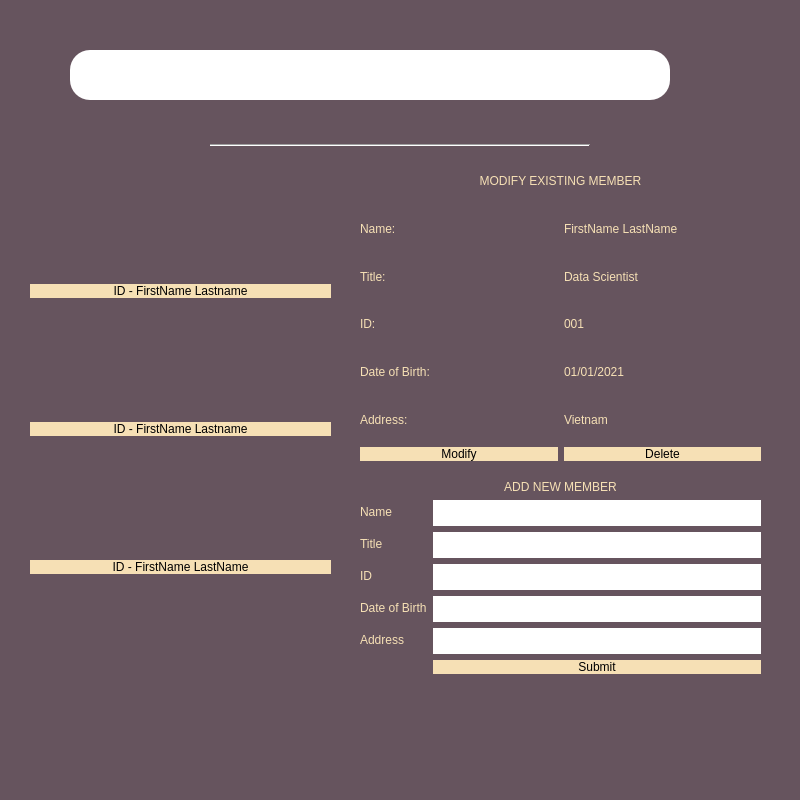
<?xml version="1.0" encoding="UTF-8"?>
<ui version="4.0">
 <class>MainWindow</class>
 <widget class="QMainWindow" name="MainWindow">
  <property name="geometry">
   <rect>
    <x>0</x>
    <y>0</y>
    <width>800</width>
    <height>800</height>
   </rect>
  </property>
  <property name="windowTitle">
   <string>MainWindow</string>
  </property>
  <widget class="QWidget" name="centralwidget">
   <widget class="QWidget" name="Background" native="true">
    <property name="geometry">
     <rect>
      <x>0</x>
      <y>0</y>
      <width>800</width>
      <height>800</height>
     </rect>
    </property>
    <property name="styleSheet">
     <string notr="true">QWidget #Background{
background-color:rgb(102, 84, 94)}
</string>
    </property>
    <widget class="QPushButton" name="goback_button">
     <property name="geometry">
      <rect>
       <x>720</x>
       <y>720</y>
       <width>50</width>
       <height>50</height>
      </rect>
     </property>
     <property name="autoFillBackground">
      <bool>false</bool>
     </property>
     <property name="styleSheet">
      <string notr="true">background-color:rgb(102, 84, 94);
border-radius: 20px;
</string>
     </property>
     <property name="text">
      <string/>
     </property>
     <property name="icon">
      <iconset>
       <normaloff>../Resource/logout.png</normaloff>../Resource/logout.png</iconset>
     </property>
     <property name="iconSize">
      <size>
       <width>50</width>
       <height>50</height>
      </size>
     </property>
     <property name="default">
      <bool>false</bool>
     </property>
    </widget>
    <widget class="QWidget" name="verticalLayoutWidget">
     <property name="geometry">
      <rect>
       <x>30</x>
       <y>160</y>
       <width>301</width>
       <height>541</height>
      </rect>
     </property>
     <layout class="QVBoxLayout" name="name_list">
      <property name="spacing">
       <number>0</number>
      </property>
      <item>
       <widget class="QPushButton" name="member_button">
        <property name="styleSheet">
         <string notr="true">border-radius: 20px;
background-color: rgb(246, 224, 181);
font: 75 18pt &quot;MS Shell Dlg 2&quot;;</string>
        </property>
        <property name="text">
         <string>ID - FirstName Lastname</string>
        </property>
       </widget>
      </item>
      <item>
       <widget class="QPushButton" name="member_button_2">
        <property name="styleSheet">
         <string notr="true">border-radius: 20px;
background-color: rgb(246, 224, 181);
font: 75 18pt &quot;MS Shell Dlg 2&quot;;</string>
        </property>
        <property name="text">
         <string>ID - FirstName Lastname</string>
        </property>
       </widget>
      </item>
      <item>
       <widget class="QPushButton" name="member_button_3">
        <property name="styleSheet">
         <string notr="true">border-radius: 20px;
background-color: rgb(246, 224, 181);
font: 75 18pt &quot;MS Shell Dlg 2&quot;;</string>
        </property>
        <property name="text">
         <string>ID - FirstName LastName</string>
        </property>
       </widget>
      </item>
     </layout>
    </widget>
    <widget class="QLineEdit" name="search">
     <property name="geometry">
      <rect>
       <x>70</x>
       <y>50</y>
       <width>600</width>
       <height>50</height>
      </rect>
     </property>
     <property name="styleSheet">
      <string notr="true">border-radius: 20px;
font-size: 20px;
color: black;</string>
     </property>
     <property name="text">
      <string/>
     </property>
    </widget>
    <widget class="Line" name="line">
     <property name="geometry">
      <rect>
       <x>210</x>
       <y>140</y>
       <width>380</width>
       <height>10</height>
      </rect>
     </property>
     <property name="styleSheet">
      <string notr="true"/>
     </property>
     <property name="orientation">
      <enum>Qt::Horizontal</enum>
     </property>
    </widget>
    <widget class="QPushButton" name="enter">
     <property name="geometry">
      <rect>
       <x>700</x>
       <y>50</y>
       <width>50</width>
       <height>50</height>
      </rect>
     </property>
     <property name="cursor">
      <cursorShape>ArrowCursor</cursorShape>
     </property>
     <property name="autoFillBackground">
      <bool>false</bool>
     </property>
     <property name="styleSheet">
      <string notr="true">background-color:rgb(102, 84, 94);
border-radius: 20px;
</string>
     </property>
     <property name="text">
      <string/>
     </property>
     <property name="icon">
      <iconset>
       <normaloff>E:/Tam/Programming/software/Message_Platform/client/desktop/GUI/Resource/default_avatar.png</normaloff>E:/Tam/Programming/software/Message_Platform/client/desktop/GUI/Resource/default_avatar.png</iconset>
     </property>
     <property name="iconSize">
      <size>
       <width>50</width>
       <height>50</height>
      </size>
     </property>
     <property name="default">
      <bool>false</bool>
     </property>
    </widget>
    <widget class="QWidget" name="verticalLayoutWidget_4">
     <property name="geometry">
      <rect>
       <x>360</x>
       <y>160</y>
       <width>401</width>
       <height>301</height>
      </rect>
     </property>
     <layout class="QVBoxLayout" name="modify_form">
      <item>
       <widget class="QLabel" name="form_name">
        <property name="styleSheet">
         <string notr="true">font: 75 20pt &quot;MS Shell Dlg 2&quot;; 
color: rgb(246, 224, 181);
text-align: right;</string>
        </property>
        <property name="text">
         <string>MODIFY EXISTING MEMBER</string>
        </property>
        <property name="alignment">
         <set>Qt::AlignCenter</set>
        </property>
       </widget>
      </item>
      <item>
       <layout class="QHBoxLayout" name="horizontalLayout_7">
        <item>
         <widget class="QLabel" name="name_label">
          <property name="styleSheet">
           <string notr="true">font: 75 20pt &quot;MS Shell Dlg 2&quot;; 
color: rgb(246, 224, 181);
text-align: right;</string>
          </property>
          <property name="text">
           <string>Name:</string>
          </property>
          <property name="alignment">
           <set>Qt::AlignLeading|Qt::AlignLeft|Qt::AlignVCenter</set>
          </property>
         </widget>
        </item>
        <item>
         <widget class="QLabel" name="name_field">
          <property name="styleSheet">
           <string notr="true">font: 75 20pt &quot;MS Shell Dlg 2&quot;; 
color: rgb(246, 224, 181);
text-align: right;</string>
          </property>
          <property name="text">
           <string>FirstName LastName</string>
          </property>
          <property name="alignment">
           <set>Qt::AlignLeading|Qt::AlignLeft|Qt::AlignVCenter</set>
          </property>
         </widget>
        </item>
       </layout>
      </item>
      <item>
       <layout class="QHBoxLayout" name="horizontalLayout_6">
        <item>
         <widget class="QLabel" name="title">
          <property name="styleSheet">
           <string notr="true">font: 75 20pt &quot;MS Shell Dlg 2&quot;; 
color: rgb(246, 224, 181);
text-align: right;</string>
          </property>
          <property name="text">
           <string>Title:</string>
          </property>
          <property name="alignment">
           <set>Qt::AlignLeading|Qt::AlignLeft|Qt::AlignVCenter</set>
          </property>
         </widget>
        </item>
        <item>
         <widget class="QLabel" name="title_field">
          <property name="styleSheet">
           <string notr="true">font: 75 20pt &quot;MS Shell Dlg 2&quot;; 
color: rgb(246, 224, 181);
text-align: right;</string>
          </property>
          <property name="text">
           <string>Data Scientist</string>
          </property>
          <property name="alignment">
           <set>Qt::AlignLeading|Qt::AlignLeft|Qt::AlignVCenter</set>
          </property>
         </widget>
        </item>
       </layout>
      </item>
      <item>
       <layout class="QHBoxLayout" name="horizontalLayout_5">
        <item>
         <widget class="QLabel" name="id">
          <property name="styleSheet">
           <string notr="true">font: 75 20pt &quot;MS Shell Dlg 2&quot;; 
color: rgb(246, 224, 181);
text-align: right;</string>
          </property>
          <property name="text">
           <string>ID:</string>
          </property>
          <property name="alignment">
           <set>Qt::AlignLeading|Qt::AlignLeft|Qt::AlignVCenter</set>
          </property>
         </widget>
        </item>
        <item>
         <widget class="QLabel" name="id_field">
          <property name="styleSheet">
           <string notr="true">font: 75 20pt &quot;MS Shell Dlg 2&quot;; 
color: rgb(246, 224, 181);
text-align: right;</string>
          </property>
          <property name="text">
           <string>001</string>
          </property>
          <property name="alignment">
           <set>Qt::AlignLeading|Qt::AlignLeft|Qt::AlignVCenter</set>
          </property>
         </widget>
        </item>
       </layout>
      </item>
      <item>
       <layout class="QHBoxLayout" name="horizontalLayout_3">
        <item>
         <widget class="QLabel" name="dob_label">
          <property name="styleSheet">
           <string notr="true">font: 75 20pt &quot;MS Shell Dlg 2&quot;; 
color: rgb(246, 224, 181);
text-align: right;</string>
          </property>
          <property name="text">
           <string>Date of Birth: </string>
          </property>
          <property name="alignment">
           <set>Qt::AlignLeading|Qt::AlignLeft|Qt::AlignVCenter</set>
          </property>
         </widget>
        </item>
        <item>
         <widget class="QLabel" name="dob_field">
          <property name="styleSheet">
           <string notr="true">font: 75 20pt &quot;MS Shell Dlg 2&quot;; 
color: rgb(246, 224, 181);
text-align: right;</string>
          </property>
          <property name="text">
           <string>01/01/2021</string>
          </property>
          <property name="alignment">
           <set>Qt::AlignLeading|Qt::AlignLeft|Qt::AlignVCenter</set>
          </property>
         </widget>
        </item>
       </layout>
      </item>
      <item>
       <layout class="QHBoxLayout" name="horizontalLayout">
        <item>
         <widget class="QLabel" name="address_label">
          <property name="styleSheet">
           <string notr="true">font: 75 20pt &quot;MS Shell Dlg 2&quot;; 
color: rgb(246, 224, 181);
text-align: right;</string>
          </property>
          <property name="text">
           <string>Address:</string>
          </property>
          <property name="alignment">
           <set>Qt::AlignLeading|Qt::AlignLeft|Qt::AlignVCenter</set>
          </property>
         </widget>
        </item>
        <item>
         <widget class="QLabel" name="address_field">
          <property name="styleSheet">
           <string notr="true">font: 75 20pt &quot;MS Shell Dlg 2&quot;; 
color: rgb(246, 224, 181);
text-align: right;</string>
          </property>
          <property name="text">
           <string>Vietnam</string>
          </property>
          <property name="alignment">
           <set>Qt::AlignLeading|Qt::AlignLeft|Qt::AlignVCenter</set>
          </property>
         </widget>
        </item>
       </layout>
      </item>
      <item>
       <layout class="QHBoxLayout" name="horizontalLayout_9">
        <item>
         <widget class="QPushButton" name="modify_button">
          <property name="styleSheet">
           <string notr="true">border-radius: 25px;
background-color: rgb(246, 224, 181);
font: 75 18pt &quot;MS Shell Dlg 2&quot;;</string>
          </property>
          <property name="text">
           <string>Modify</string>
          </property>
         </widget>
        </item>
        <item>
         <widget class="QPushButton" name="delete_button">
          <property name="styleSheet">
           <string notr="true">border-radius: 25px;
background-color: rgb(246, 224, 181);
font: 75 18pt &quot;MS Shell Dlg 2&quot;;</string>
          </property>
          <property name="text">
           <string>Delete</string>
          </property>
         </widget>
        </item>
       </layout>
      </item>
     </layout>
    </widget>
    <widget class="QWidget" name="formLayoutWidget">
     <property name="geometry">
      <rect>
       <x>360</x>
       <y>480</y>
       <width>401</width>
       <height>230</height>
      </rect>
     </property>
     <layout class="QFormLayout" name="add_form">
      <item row="1" column="0">
       <widget class="QLabel" name="name_label_2">
        <property name="styleSheet">
         <string notr="true">font: 75 14pt &quot;MS Shell Dlg 2&quot;; 
color: rgb(246, 224, 181);
</string>
        </property>
        <property name="text">
         <string>Name</string>
        </property>
       </widget>
      </item>
      <item row="1" column="1">
       <widget class="QLineEdit" name="name_field_2">
        <property name="styleSheet">
         <string notr="true">border-radius: 20px;
font-size: 20px;
color: black;</string>
        </property>
        <property name="text">
         <string/>
        </property>
       </widget>
      </item>
      <item row="2" column="0">
       <widget class="QLabel" name="title_label_2">
        <property name="styleSheet">
         <string notr="true">font: 75 14pt &quot;MS Shell Dlg 2&quot;; 
color: rgb(246, 224, 181);
</string>
        </property>
        <property name="text">
         <string>Title</string>
        </property>
       </widget>
      </item>
      <item row="2" column="1">
       <widget class="QLineEdit" name="title_field_2">
        <property name="styleSheet">
         <string notr="true">border-radius: 20px;
font-size: 20px;
color: black;</string>
        </property>
       </widget>
      </item>
      <item row="3" column="0">
       <widget class="QLabel" name="ID_label">
        <property name="styleSheet">
         <string notr="true">font: 75 14pt &quot;MS Shell Dlg 2&quot;; 
color: rgb(246, 224, 181);
</string>
        </property>
        <property name="text">
         <string>ID</string>
        </property>
       </widget>
      </item>
      <item row="3" column="1">
       <widget class="QLineEdit" name="ID_field">
        <property name="styleSheet">
         <string notr="true">border-radius: 20px;
font-size: 20px;
color: black;</string>
        </property>
       </widget>
      </item>
      <item row="4" column="0">
       <widget class="QLabel" name="dob_label_2">
        <property name="styleSheet">
         <string notr="true">font: 75 14pt &quot;MS Shell Dlg 2&quot;; 
color: rgb(246, 224, 181);
</string>
        </property>
        <property name="text">
         <string>Date of Birth</string>
        </property>
       </widget>
      </item>
      <item row="4" column="1">
       <widget class="QLineEdit" name="dob_field_2">
        <property name="styleSheet">
         <string notr="true">border-radius: 20px;
font-size: 20px;
color: black;</string>
        </property>
       </widget>
      </item>
      <item row="5" column="0">
       <widget class="QLabel" name="address_label_2">
        <property name="styleSheet">
         <string notr="true">font: 75 14pt &quot;MS Shell Dlg 2&quot;; 
color: rgb(246, 224, 181);
</string>
        </property>
        <property name="text">
         <string>Address</string>
        </property>
       </widget>
      </item>
      <item row="5" column="1">
       <widget class="QLineEdit" name="address_field_2">
        <property name="styleSheet">
         <string notr="true">border-radius: 20px;
font-size: 20px;
color: black;</string>
        </property>
       </widget>
      </item>
      <item row="6" column="1">
       <widget class="QPushButton" name="submit_button">
        <property name="styleSheet">
         <string notr="true">border-radius: 25px;
background-color: rgb(246, 224, 181);
font: 75 18pt &quot;MS Shell Dlg 2&quot;;</string>
        </property>
        <property name="text">
         <string>Submit</string>
        </property>
       </widget>
      </item>
      <item row="0" column="0" colspan="2">
       <widget class="QLabel" name="form_name3">
        <property name="styleSheet">
         <string notr="true">font: 75 20pt &quot;MS Shell Dlg 2&quot;; 
color: rgb(246, 224, 181);
text-align: right;</string>
        </property>
        <property name="text">
         <string>ADD NEW MEMBER</string>
        </property>
        <property name="alignment">
         <set>Qt::AlignCenter</set>
        </property>
       </widget>
      </item>
     </layout>
    </widget>
   </widget>
  </widget>
 </widget>
 <resources>
  <include location="Resource/facebook.qrc"/>
 </resources>
 <connections/>
</ui>
